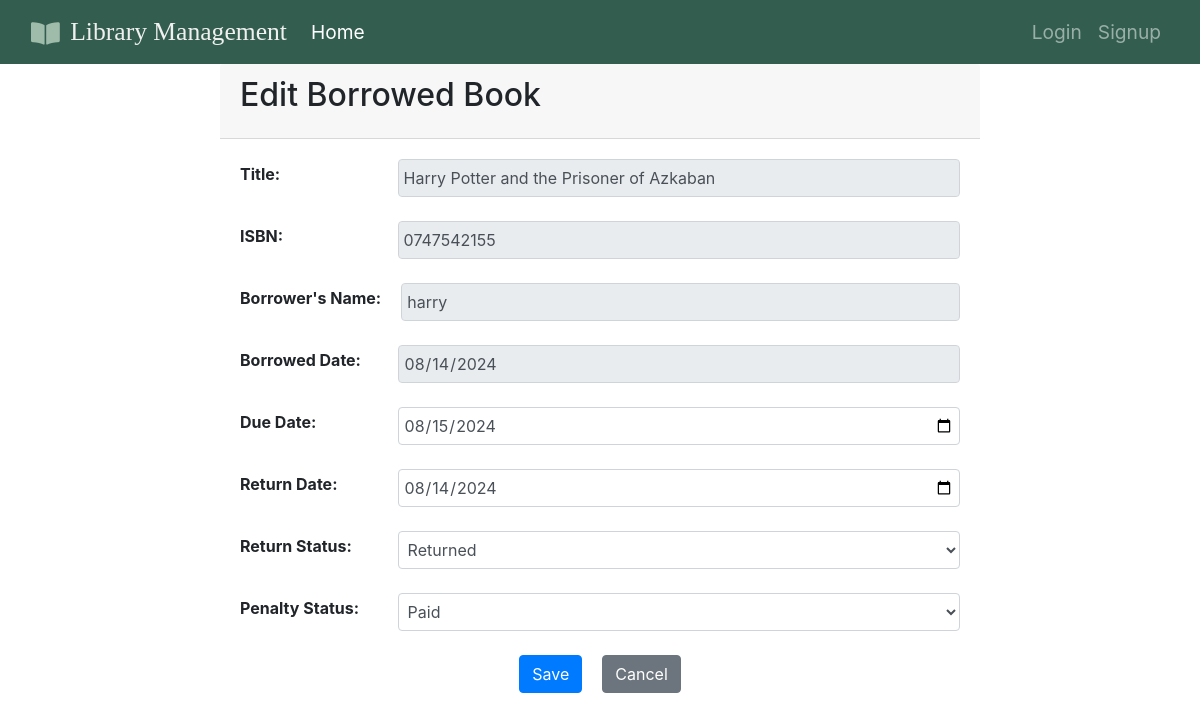
Page /library/library-activity/70/edit/ on the earlier database version.
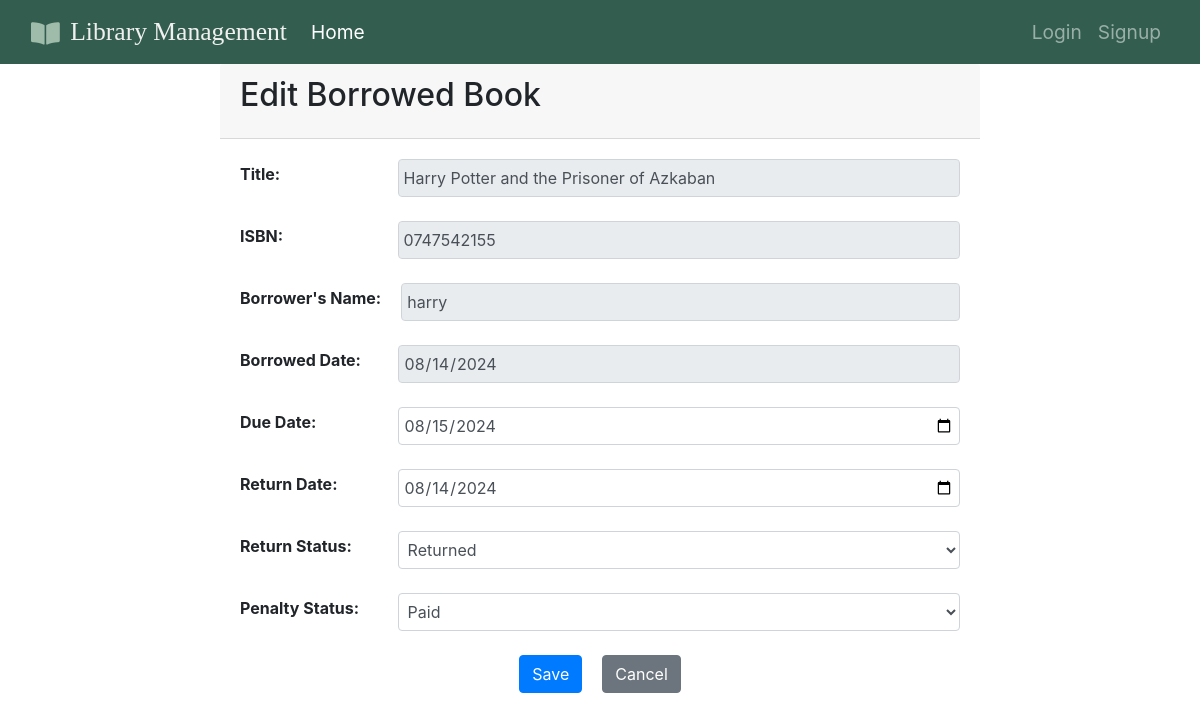
Same page on the later database version.
### libraryApp/models.py (models this page shows, shortened)
class Penalty(models.Model):
    payment_status = models.CharField(max_length=10, choices=PaymentStatus.choices(), default=PaymentStatus.UNPAID)
    fine_amount = models.DecimalField(max_digits=10, decimal_places=2)
    payment_date = models.DateField(null=True, blank=True)
    borrowed_book = models.OneToOneField(BorrowedBook, on_delete=models.CASCADE, null=True)

### libraryApp/views.py (the view)
# urls.py: path('library-activity/<int:pk>/edit/', views.edit_borrowed_book, name='edit_borrowed_book'),
def edit_borrowed_book(request, pk):
    borrowed_book = get_object_or_404(BorrowedBook, pk=pk)
    try:
        penalty = Penalty.objects.get(borrowed_book=borrowed_book)
    except Penalty.DoesNotExist:
        raise Http404("Penalty record does not exist for this borrowed book.")
    if request.method == 'POST':
        form = BorrowedBookForm(request.POST, instance=borrowed_book)
        if form.is_valid():
            form.save()
            penalty_status = request.POST.get('penalty_status')
            penalty.payment_status = penalty_status
            penalty.save()
            return redirect('library_activity')
    else:
        form = BorrowedBookForm(instance=borrowed_book)
    return render(request, 'libraryApp/edit_borrowed_book.html', {
        'borrowed_book': borrowed_book,
        'penalty': penalty,
        'form': form
    })

### libraryApp/forms.py
class BorrowedBookForm(forms.ModelForm):
    class Meta:
        model = BorrowedBook
        fields = ['due_date', 'return_date', 'return_status']
        widgets = {
            'due_date': forms.DateInput(attrs={'type': 'date'}),
            'return_date': forms.DateInput(attrs={'type': 'date'}),
            'return_status': forms.Select(choices=[('Not Returned', 'Not Returned'), ('Returned', 'Returned')]),
        }

### libraryApp/templates/libraryApp/edit_borrowed_book.html (shortened to what this page needs)
{% extends 'libraryApp/base.html' %}
{% block content %}
{%load static%}
<link rel="stylesheet" href="{% static 'libraryApp/edit_borrowed_book.css' %}">
<div class="container mt-4" style="padding-top: 40px;">
    <div class="card-header">
    <h2 class="card-title">Edit Borrowed Book</h2>
    </div>
    <div class="card-body">
    <form method="post" action="{% url 'edit_borrowed_book' borrowed_book.id %}">
        <div class="form-group">
            <label for="title">Title:</label>
            <input type="text" id="title" class="form-control" value="{{ borrowed_book.book.title }}" readonly>
        </div>
        <div class="form-group">
            <label for="isbn">ISBN:</label>
            <input type="text" id="isbn" class="form-control" value="{{ borrowed_book.book.isbn }}" readonly>
        </div>
        <div class="form-group">
            <label for="borrower_name">Borrower's Name:</label>
            <input type="text" id="borrower_name" class="form-control" value="{{ borrowed_book.user.username }}" readonly>
        </div>
        <div class="form-group">
            <label for="borrowed_date">Borrowed Date:</label>
            <input type="date" id="borrowed_date" name="borrowed_date" class="form-control" value="{{ borrowed_book.borrowed_date|date:'Y-m-d' }}" readonly>
        </div>
        <div class="form-group">
            <label for="due_date">Due Date:</label>
            <input type="date" id="due_date" name="due_date" class="form-control" value="{{ borrowed_book.due_date|date:'Y-m-d' }}">
        </div>
        <div class="form-group">
            <label for="return_date">Return Date:</label>
            <input type="date" id="return_date" name="return_date" class="form-control" value="{{ borrowed_book.return_date|date:'Y-m-d' }}">
        </div>
        <div class="form-group">
            <label for="return_status">Return Status:</label>
            <select id="return_status" name="return_status" class="form-control">
                <option value="True" {% if borrowed_book.return_status %}selected{% endif %}>Returned</option>
            </select>
        </div>
        <div class="form-group">
            <label for="penalty_status">Penalty Status:</label>
            <select id="penalty_status" name="penalty_status" class="form-control">
                <option value="Paid" {% if penalty.payment_status == 'Paid' %}selected{% endif %}>Paid</option>
            </select>
        </div>
        <div class="button-container">
            <button type="submit" class="btn btn-primary">Save</button>
            <a href="{% url 'library_activity' %}" class="btn btn-secondary">Cancel</a>
        </div>
    </form>
</div>
</div>
{% endblock %}

Differences in the rows shown:
now on this page (row edited): Penalty: penalty_status "Paid"
Other differences:
form field penalty_status: "Paid" → (not shown)
